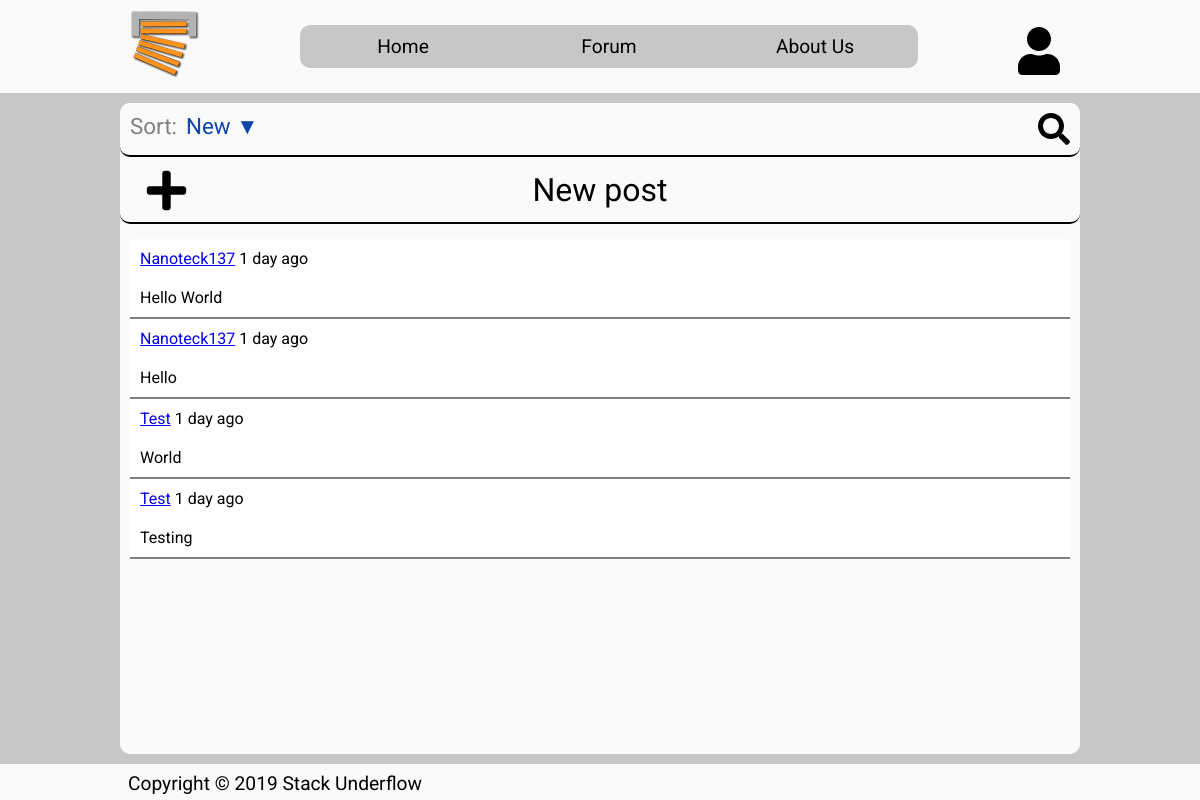
/forum.php, run on the app's committed database.
### tables this page shows
CREATE TABLE users(
    uID int(8) PRIMARY KEY AUTO_INCREMENT,
    uName varchar (32) NOT NULL,
    uUsername varchar (64) NOT NULL,
    uEmail varchar (64) NOT NULL,
    uPassword varchar (64) NOT NULL,
    uBirthdate datetime NOT NULL,
    uCreatedDate datetime NOT NULL default CURRENT_TIMESTAMP,
    uUserType ENUM ('member', 'moderator', 'admin') NOT NULL DEFAULT 'member',
    uSignature varchar(32) DEFAULT "",
    uProfilePicture varchar(128) NOT NULL DEFAULT 'default_pic.png',
    uTheme ENUM('light', 'dark') NOT NULL DEFAULT 'light'
);

CREATE TABLE forum_posts (
    pID int(8) PRIMARY KEY AUTO_INCREMENT,
    pTitle varchar(64) NOT NULL,
    pContent mediumtext NOT NULL,
    
    pAuthor int(8),
    FOREIGN KEY(pAuthor) REFERENCES users(uID),

    pCreatedDate datetime NOT NULL DEFAULT CURRENT_TIMESTAMP
);

### private/api/auth.php (called while the page is built, shortened)
<?php
class AuthUser
{
    public function __construct(Database $database,
                                int $id,
                                string $name,
                                string $username,
                                string $email,
                                string $password,
                                string $birthdate,
                                string $createdDate,
                                string $type,
                                string $signature,
                                string $profilePicture,
                                string $theme)
    {
        $this->id = $id;
        $this->username = $username;
    }
    public static function CreateFromRow($database, $row): AuthUser
    {
        return new AuthUser(
            $database,
            $row["uID"],
            $row["uName"],
            $row["uUsername"],
            $row["uEmail"],
            $row["uPassword"],
            $row["uBirthdate"],
            $row["uCreatedDate"],
            $row["uUserType"],
            $row["uSignature"],
            $row["uProfilePicture"],
            $row["uTheme"]
        );
    }
}
class Auth
{
    public $database;
    public function __construct(Database $database)
    {
        $this->database = $database;
    }
    public function GetUserById(int $id): ?AuthUser
    {
        $query = "SELECT * FROM users WHERE uID=$id";
        try {
            $result = $this->database->Query($query);
            if($result->GetNumRows() === 1)
            {
                $row = $result->GetRow(0);
                return AuthUser::CreateFromRow($this->database, $row);
            }
            else
            {
                throw new AuthUserNotFoundException("User not found with id '$id'");
            }
        }
        catch(Exception $e)
        {
            throw new AuthUserNotFoundException("User not found with id '$id'");
        }
        return null;
    }
    public function IsUserLoggedIn()
    {
        return isset($_SESSION["valid_login"]) && $_SESSION["valid_login"] === true;
    }
}
?>

### private/common.php (called while the page is built, shortened)
<?php
require_once("private/api/database.php");
require_once("private/api/auth.php");
require_once("private/api/forum.php");
function common_start()
{
    $database = new Database();
    $auth = new Auth($database);
    $forum = new Forum($database, $auth);
}
function format_time($time)
{
    $time = time() - $time;
    $time = ($time < 1) ? 1 : $time;
    $tokens = array(
        31536000 => 'year',
        2592000 => 'month',
        604800 => 'week',
        86400 => 'day',
        3600 => 'hour',
        60 => 'minute',
        1 => 'second'
    );
    foreach ($tokens as $unit => $text)
    {
        if ($time < $unit) continue;
        $numberOfUnits = floor($time / $unit);
        return $numberOfUnits . ' ' . $text . (($numberOfUnits > 1) ? 's' : '');
    }
}
function format_time_data($time_data)
{
    return format_time(strtotime($time_data));
}
?>

### private/api/forum.php (called while the page is built, shortened)
<?php
class Post
{
    private function __construct(Database $database,
                                Auth $auth,
                                int $id,
                                string $title,
                                string $content,
                                AuthUser $author,
                                string $createdDate)
    {
        $this->id = $id;
        $this->title = $title;
        $this->author = $author;
        $this->createdDate = $createdDate;
    }
    public static function CreateFromRow(Database $database, Auth $auth, $row): Post
    {
        $user = $auth->GetUserById($row["pAuthor"]);
        return new Post(
            $database,
            $auth,
            $row["pID"],
            $row["pTitle"],
            $row["pContent"],
            $user,
            $row["pCreatedDate"]
        );
    }
}
class Forum
{
    private $database;
    private $auth;
    public function __construct(Database $database, Auth $auth)
    {
        $this->database = $database;
        $this->auth = $auth;
    }
    public function GetAllPosts(): array
    {
        $posts = array();
        $query = "SELECT * FROM forum_posts";
        $result = $this->database->Query($query);
        for($i = 0; $i < $result->GetNumRows(); $i++)
        {
            $row = $result->GetRow($i);
            $post = Post::CreateFromRow($this->database, $this->auth, $row);
            array_push($posts, $post);
        }
        return $posts;
    }
}
?>

### private/api/database.php (called while the page is built, shortened)
<?php
class DatabaseResult
{
    private $rows;
    private $numRows;
    public function __construct(array $rows, int $numRows)
    {
        $this->rows = $rows;
        $this->numRows = $numRows;
    }
    public function GetNumRows(): int
    {
        return $this->numRows;
    }
    public function GetRow(int $index)
    {
        return $this->rows[$index];
    }
}
class Database
{
    private $connection;
    public function __construct()
    {
        $this->connection = new mysqli("localhost", "root", "", "stackunderflow");
    }
    public function Query(string $query)
    {
        $result = $this->connection->query($query);
        if(is_bool($result))
        {
            return new DatabaseResult(array(), 0);
        }
        else
        {
            return new DatabaseResult($result->fetch_all(MYSQLI_BOTH), $result->num_rows);
        }
        return null;
    }
}
?>

### forum.php (the view, shortened to what this page needs)
<?php
    require_once("private/common.php");
?>
<!DOCTYPE html>
<html lang="en">
<head>
    <?php include "template/head.php" ?>
    <link rel="stylesheet" href="css/pages/forum.css">
    <link rel="stylesheet" href="css/common/forum.css">
</head>
<body>
    <div id="container">
        <?php include "template/header.php" ?>
        <main>
            <form class="forum-search-bar" action="forum.php" method="get">
                <div id="forum-sort">
                    <p class="forum-sort-title">Sort:</p>
                    <p class="forum-sort-selected">New ▼</p>
                </div>
                <div id="forum-search-icon">
                    <i class="fas fa-search fa-2x"></i>
                </div>
            </form>
            <div id="create-new-post" data-href="<?php echo $auth->IsUserLoggedIn() ? "new_post.php" : "login.php"; ?>">
                <i class="fas fa-plus fa-3x"></i>
                <p>New post</p>
            </div>
            <div id="all-forum-posts">
                <?php
                $posts = $forum->GetAllPosts();
                for ($i = 0; $i < count($posts); $i++)
                {
                    $post = $posts[$i];
                ?>
                <div class="forum-post">
                    <div class="forum-author">
                        <a href="view_profile.php?p=<?php echo $post->author->id; ?>"><?php echo $post->author->username ?></a>
                        <p><?php echo format_time_data($post->createdDate); ?> ago</p>
                    </div>
                    <a class="forum-title" href="view_post.php?p=<?php echo $post->id;?>">
                        <p><?php echo $post->title; ?></p>
                    </a>
                </div>
                <?php
                }
                ?>
            </div>
        </main>
        <?php include "template/footer.php" ?>
    </div>
</body>
</html>

### template/head.php (shortened to what this page needs)
<link rel="stylesheet" href="css/common/main.css">

### template/header.php (shortened to what this page needs)
<header>
    <div id="header-main">
        <nav>
            <a id="header-logo-small" href="index.php"><img class="logo" src="img/logo.svg" alt="Logo" width="70"></a>
            <div id="desktop-menu-list">
                <a href="index.php">Home</a>
                <a href="forum.php">Forum</a>
                <a href="about.php">About Us</a>
            </div>
            <div id="profile-icon">
                <div id="profile-icon-button"><i class="fas fa-user fa-3x"></i></div>
            </div>
        </nav>
    </div>
</header>

### template/footer.php (shortened to what this page needs)
<footer>
    <div id="footer-main">
        <p>Copyright &copy; 2019 Stack Underflow</p>
    </div>
</footer>

### css/common/main.css (style rules this page uses)
* { margin: 0; padding: 0; font-family: 'Roboto', sans-serif; }
p, h1, h2, h3, h4, h5, h6, i, svg { color: var(--primary-background-color-on); }
form { display: flex; justify-content: center; flex-direction: column; position: relative; padding: 10px; }
html,body { height: 100%; min-height: 100%; }
body { background-color: var(--primary-background-color-dark); }
#container { display: flex; min-height: 100vh; flex-direction: column; }
header { width: 100%; z-index: 100; background: var(--primary-background-color); }
#header-logo-small { display: inline-block; }
nav { display: flex; align-items: center; justify-content: space-between; padding: 10px; margin: 0px 10px; }
main { display: flex; flex-direction: column; flex: 1; background-color: var(--primary-background-color); }
#profile-icon { position: relative; }
#profile-icon-button svg { margin-right: 10px; margin-top: 10px; float: right; color: var(--primary-background-color-on); }
footer { align-self: flex-end; width: 100%; height: 20px; padding-top: 8px; padding-bottom: 8px; background: var(--primary-background-color); border-top: 1px solid black; }
#footer-main p { padding-left: 8px; font-size: 1.2em; color: var(--primary-background-color-on); }
#desktop-menu-list { flex: 1; display: flex; justify-content: space-around; background-color: var(--primary-background-color-dark); border-radius: 10px; margin: 0px 100px; }
#desktop-menu-list a { flex: 1; padding: 10px 10px; text-align: center; font-size: 1.2em; color: var(--primary-background-color-dark-on); }
#desktop-menu-list a:link { text-decoration: none; color: var(--primary-background-color-dark-on); }
@media all and (min-width: 960px) { main { width: 960px; margin: 10px auto; border-radius: 10px; } }
@media all and (min-width: 960px) { header { width: 100%; } }
@media all and (min-width: 960px) { nav { padding: 10px 0px; } }
@media all and (min-width: 960px) { #header-main { width: 960px; margin: 0 auto; } }
@media all and (min-width: 960px) { #footer-main { width: 960px; margin: 0 auto; } }
@media all and (min-width: 960px) { .forum-search-bar { border-radius: 10px; margin-bottom: 5px; border: none; } }
@media all and (min-width: 960px) { #create-new-post { border-radius: 10px; border: none; margin-bottom: 5px; } }
@media all and (min-width: 960px) { #all-forum-posts { background: var(--primary-background-color); border-radius: 10px; padding: 10px; } }
@media all and (min-width: 960px) { footer { border: none; } }

### css/pages/forum.css (style rules this page uses)
.forum-search-bar { display: flex; flex-direction: row; justify-content: space-between; position: relative; background-color: var(--primary-background-color); padding: 10px; border-bottom: 2px solid black; }
#forum-sort > p { display: inline-block; font-size: 1.4em; }
.forum-sort-title { color: gray; }
.forum-sort-selected { padding: 0px 5px; color: rgb(12, 70, 171); }
#create-new-post { display: flex; justify-content: space-between; width: 100%; height: 60px; background-color: var(--primary-background-color); border-bottom: black 2px solid; }
#create-new-post p { width: 100%; font-size: 2em; text-align: center; line-height: 100%; transform: translateY(20%); }
#create-new-post svg { position: absolute; width: 45px; height: 45px; text-align: center; margin-left: 24px; margin-top: 6px; margin-bottom: 5px; }
#all-forum-posts { display: flex; flex-direction: column; }

### css/common/forum.css (style rules this page uses)
.forum-post { background-color: var(--primary-background-color-light); border-bottom: 2px solid gray; width: 100%; }
.forum-title p { padding: 10px; }
.forum-author { padding: 10px; }
.forum-author p { display: inline-block; }
.forum-title:link { text-decoration: none; }

### data on the page
users: uUsername "Nanoteck137"
forum_posts: pCreatedDate "1 day", pTitle "Hello World"
forum_posts: pAuthor.uUsername "Nanoteck137", pCreatedDate "1 day", pTitle "Hello"
forum_posts: pAuthor.uUsername "Test", pCreatedDate "1 day", pTitle "World"
forum_posts: pAuthor.uUsername "Test", pCreatedDate "1 day", pTitle "Testing"
